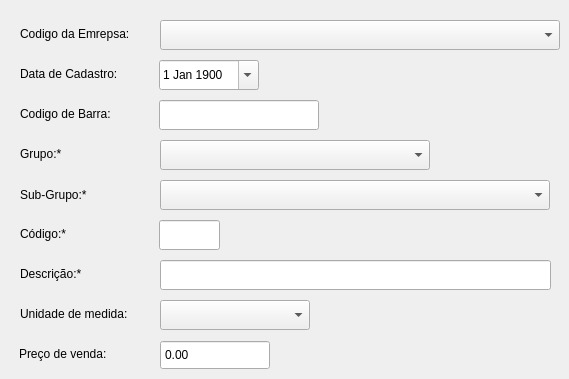
    <widget class="QWidget" name="tab">
     <attribute name="title">
      <string>Cadastro</string>
     </attribute>
     <widget class="QLabel" name="label_2">
      <property name="geometry">
       <rect>
        <x>20</x>
        <y>140</y>
        <width>140</width>
        <height>28</height>
       </rect>
      </property>
      <property name="styleSheet">
       <string notr="true"/>
      </property>
      <property name="text">
       <string>Grupo:*</string>
      </property>
     </widget>
     <widget class="QLabel" name="label_6">
      <property name="geometry">
       <rect>
        <x>20</x>
        <y>220</y>
        <width>140</width>
        <height>28</height>
       </rect>
      </property>
      <property name="styleSheet">
       <string notr="true"/>
      </property>
      <property name="text">
       <string>Código:*</string>
      </property>
     </widget>
     <widget class="QLabel" name="label_29">
      <property name="geometry">
       <rect>
        <x>19</x>
        <y>340</y>
        <width>140</width>
        <height>28</height>
       </rect>
      </property>
      <property name="styleSheet">
       <string notr="true"/>
      </property>
      <property name="text">
       <string>Preço de venda:</string>
      </property>
     </widget>
     <widget class="QDateEdit" name="mdata_cad">
      <property name="geometry">
       <rect>
        <x>159</x>
        <y>60</y>
        <width>100</width>
        <height>30</height>
       </rect>
      </property>
      <property name="styleSheet">
       <string notr="true"/>
      </property>
      <property name="dateTime">
       <datetime>
        <hour>0</hour>
        <minute>0</minute>
        <second>0</second>
        <year>1900</year>
        <month>1</month>
        <day>1</day>
       </datetime>
      </property>
      <property name="calendarPopup">
       <bool>true</bool>
      </property>
      <property name="date">
       <date>
        <year>1900</year>
        <month>1</month>
        <day>1</day>
       </date>
      </property>
     </widget>
     <widget class="QLabel" name="label_9">
      <property name="geometry">
       <rect>
        <x>20</x>
        <y>260</y>
        <width>140</width>
        <height>28</height>
       </rect>
      </property>
      <property name="styleSheet">
       <string notr="true"/>
      </property>
      <property name="text">
       <string>Descrição:*</string>
      </property>
     </widget>
     <widget class="QLabel" name="label_3">
      <property name="geometry">
       <rect>
        <x>20</x>
        <y>180</y>
        <width>140</width>
        <height>30</height>
       </rect>
      </property>
      <property name="styleSheet">
       <string notr="true"/>
      </property>
      <property name="text">
       <string>Sub-Grupo:*</string>
      </property>
     </widget>
     <widget class="QLabel" name="label">
      <property name="geometry">
       <rect>
        <x>20</x>
        <y>60</y>
        <width>140</width>
        <height>28</height>
       </rect>
      </property>
      <property name="styleSheet">
       <string notr="true"/>
      </property>
      <property name="text">
       <string>Data de Cadastro:</string>
      </property>
     </widget>
     <widget class="QLineEdit" name="mcod_merc">
      <property name="geometry">
       <rect>
        <x>159</x>
        <y>220</y>
        <width>61</width>
        <height>30</height>
       </rect>
      </property>
      <property name="styleSheet">
       <string notr="true"/>
      </property>
      <property name="maxLength">
       <number>40</number>
      </property>
     </widget>
     <widget class="QLabel" name="label_10">
      <property name="geometry">
       <rect>
        <x>20</x>
        <y>300</y>
        <width>140</width>
        <height>28</height>
       </rect>
      </property>
      <property name="styleSheet">
       <string notr="true"/>
      </property>
      <property name="text">
       <string>Unidade de medida:</string>
      </property>
     </widget>
     <widget class="QLineEdit" name="mmerc">
      <property name="geometry">
       <rect>
        <x>160</x>
        <y>260</y>
        <width>391</width>
        <height>30</height>
       </rect>
      </property>
      <property name="styleSheet">
       <string notr="true"/>
      </property>
      <property name="maxLength">
       <number>40</number>
      </property>
     </widget>
     <widget class="QLineEdit" name="mcod_barr">
      <property name="geometry">
       <rect>
        <x>159</x>
        <y>100</y>
        <width>160</width>
        <height>30</height>
       </rect>
      </property>
      <property name="styleSheet">
       <string notr="true"/>
      </property>
     </widget>
     <widget class="QLabel" name="label_7">
      <property name="geometry">
       <rect>
        <x>20</x>
        <y>100</y>
        <width>140</width>
        <height>28</height>
       </rect>
      </property>
      <property name="styleSheet">
       <string notr="true"/>
      </property>
      <property name="text">
       <string>Codigo de Barra:</string>
      </property>
     </widget>
     <widget class="QComboBox" name="comboBox">
      <property name="geometry">
       <rect>
        <x>160</x>
        <y>140</y>
        <width>270</width>
        <height>30</height>
       </rect>
      </property>
      <property name="styleSheet">
       <string notr="true"/>
      </property>
     </widget>
     <widget class="QComboBox" name="comboBox_4">
      <property name="geometry">
       <rect>
        <x>160</x>
        <y>180</y>
        <width>390</width>
        <height>30</height>
       </rect>
      </property>
      <property name="styleSheet">
       <string notr="true"/>
      </property>
     </widget>
     <widget class="QComboBox" name="cb_unidade">
      <property name="geometry">
       <rect>
        <x>160</x>
        <y>300</y>
        <width>150</width>
        <height>30</height>
       </rect>
      </property>
      <property name="styleSheet">
       <string notr="true"/>
      </property>
     </widget>
     <widget class="QDoubleSpinBox" name="doubleSpinBox_2">
      <property name="geometry">
       <rect>
        <x>160</x>
        <y>340</y>
        <width>110</width>
        <height>30</height>
       </rect>
      </property>
      <property name="styleSheet">
       <string notr="true"/>
      </property>
      <property name="buttonSymbols">
       <enum>QAbstractSpinBox::NoButtons</enum>
      </property>
      <property name="maximum">
       <double>999999.989999999990687</double>
      </property>
     </widget>
     <widget class="QLabel" name="label_22">
      <property name="geometry">
       <rect>
        <x>20</x>
        <y>20</y>
        <width>139</width>
        <height>28</height>
       </rect>
      </property>
      <property name="styleSheet">
       <string notr="true"/>
      </property>
      <property name="text">
       <string>Codigo da Emrepsa:</string>
      </property>
     </widget>
     <widget class="QComboBox" name="comboBox_15">
      <property name="geometry">
       <rect>
        <x>160</x>
        <y>20</y>
        <width>400</width>
        <height>30</height>
       </rect>
      </property>
     </widget>
    </widget>
